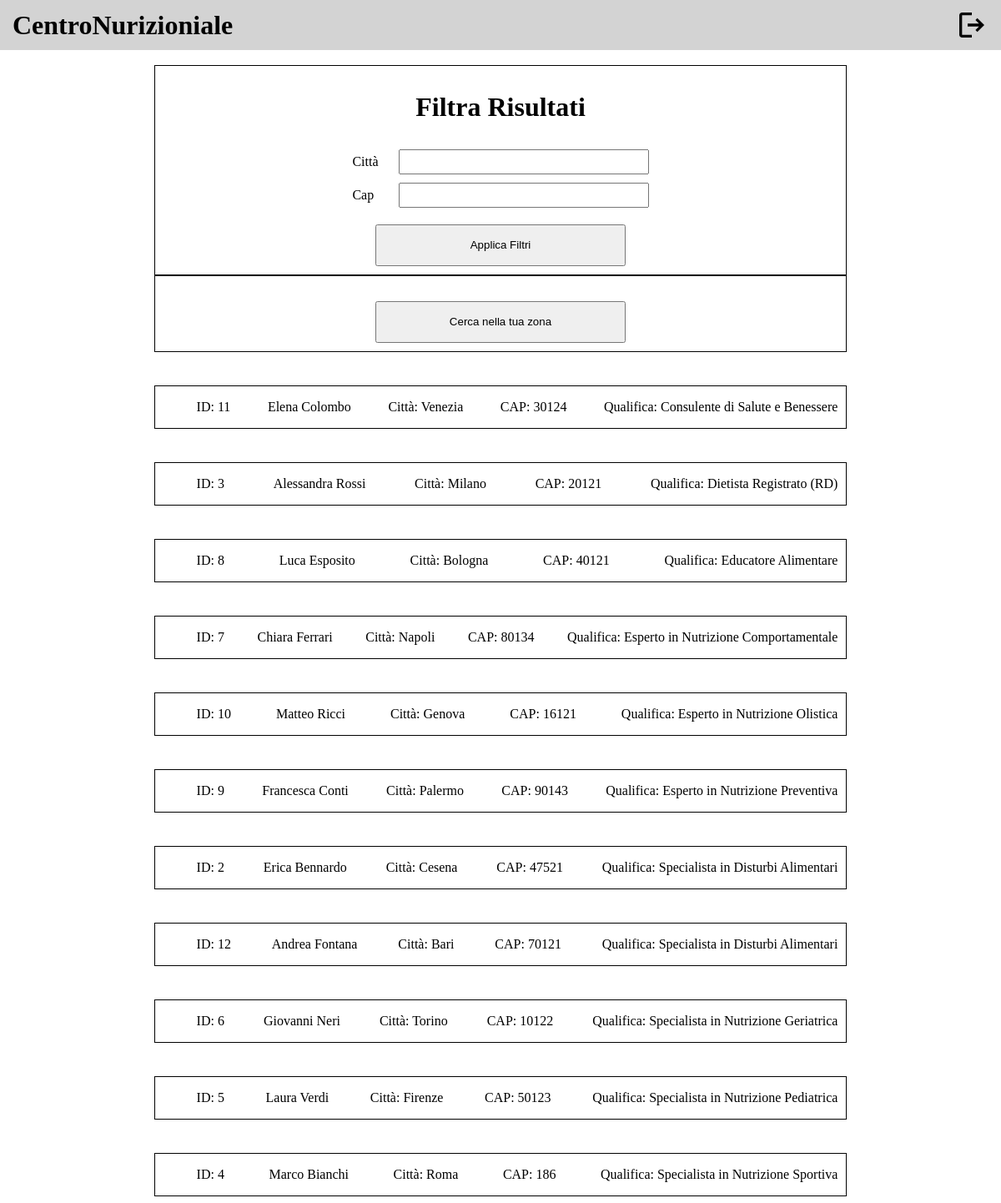
Page /public/cercaNutrizionista.php (signed in) on the committed database.
### tables this page shows
CREATE TABLE `nutrizionista` (
  `Nome` varchar(50) NOT NULL,
  `Cognome` varchar(50) NOT NULL,
  `Email` varchar(30) NOT NULL,
  `IDNutrizionista` int(11) NOT NULL,
  `Password` varchar(255) NOT NULL,
  `MediaVoti` int(11) NOT NULL
);

CREATE TABLE `possiede_q` (
  `IDNutrizionista` int(11) NOT NULL,
  `Titolo` varchar(100) NOT NULL
);

CREATE TABLE `indirizzo_prof` (
  `IDNutrizionista` int(11) NOT NULL,
  `Citta` varchar(50) NOT NULL,
  `CAP` int(11) NOT NULL,
  `Via` varchar(50) NOT NULL,
  `NCivico` int(11) NOT NULL
);

### db/database.php (called while the page is built, shortened)
<?php
require_once ("nutrizionistaTable.php");
require_once ("recensioniTable.php");
class DatabaseConnection
{
    private $nutrizionistaTable;
    private $recensioniTable;
    public function __construct($servername, $username, $password, $dbname, $port)
    {
        $this->db = new mysqli($servername, $username, $password, $dbname, $port);
        $this->nutrizionistaTable = new NutrizionistaTable($this->db);
        $this->recensioniTable = new RecensioniTable($this->db);
    }
    public function getNutrizionistaTable()
    {
        return $this->nutrizionistaTable;
    }
    public function getRecensioniTable()
    {
        return $this->recensioniTable;
    }
}

### bootstrap.php (called while the page is built, shortened)
<?php
require_once ("db/database.php");
$dbh = new DatabaseConnection("localhost", "root", "", "centronutrizionale", 3306);
?>

### db/nutrizionistaTable.php (called while the page is built, shortened)
<?php
class NutrizionistaTable
{
    private $db;
    public function __construct($db)
    {
        $this->db = $db;
    }
    public function getNutrizionistaById($id)
    {
        $stmt = $this->db->prepare("SELECT *
        FROM nutrizionista n
        JOIN informazione i ON n.IDNutrizionista = i.IDNutrizionista
        JOIN indirizzo_prof ip ON n.IDNutrizionista = ip.IDNutrizionista
        JOIN possiede_q q ON n.IDNutrizionista = q.IDNutrizionista
        WHERE n.IDNutrizionista=?");
        $stmt->bind_param('i', $id);
        $stmt->execute();
        $result = $stmt->get_result();
        return $result->fetch_all(MYSQLI_ASSOC);
    }
    public function getAllNutrizionisti()
    {
        $stmt = $this->db->prepare("SELECT *
        FROM nutrizionista n
        JOIN informazione i ON n.IDNutrizionista = i.IDNutrizionista
        JOIN indirizzo_prof ip ON n.IDNutrizionista = ip.IDNutrizionista
        JOIN possiede_q q ON n.IDNutrizionista = q.IDNutrizionista
        ");
        $stmt->execute();
        $result = $stmt->get_result();
        return $result->fetch_all(MYSQLI_ASSOC);
    }
    public function getAttualNutrizionista($idCliente)
    {
        $stmt = $this->db->prepare("SELECT
        s.Data,
        s.Ora,
        s.IDNutrizionista,
        n.Nome,
        n.Cognome,
        n.Email,
        n.MediaVoti,
        q.Titolo AS Qualifica,
        i.Esperienza,
        i.Specializzazione,
        i.Orari,
        i.Telefono,
        p.Citta,
        p.CAP,
        p.Via,
        p.NCivico
    FROM
        scelta s
    JOIN
        nutrizionista n ON s.IDNutrizionista = n.IDNutrizionista
    LEFT JOIN
        possiede_q q ON n.IDNutrizionista = q.IDNutrizionista
    LEFT JOIN
        informazione i ON n.IDNutrizionista = i.IDNutrizionista
    LEFT JOIN
        indirizzo_prof p ON n.IDNutrizionista = p.IDNutrizionista
    WHERE
        s.IDCliente = ?
    ORDER BY
        s.Data DESC,
        s.Ora DESC
    LIMIT 1;
    ");
        $stmt->bind_param('i', $idCliente);
        $stmt->execute();
        $result = $stmt->get_result();
        return $result->fetch_all(MYSQLI_ASSOC);
    }
    public function getStoricoNutrizionistiScelti($idCliente)
    {
        $stmt = $this->db->prepare("SELECT
        s.Data,
        s.Ora,
        s.IDCliente,
        s.IDNutrizionista,
        n.Nome,
        n.Cognome,
        n.Email,
        n.MediaVoti,
        q.Titolo AS Qualifica,
        i.Esperienza,
        i.Specializzazione,
        i.Orari,
        i.Telefono,
        p.Citta,
        p.CAP,
        p.Via,
        p.NCivico
    FROM
        SCELTA s
    JOIN
        NUTRIZIONISTA n ON s.IDNutrizionista = n.IDNutrizionista
    LEFT JOIN
        possiede_q q ON n.IDNutrizionista = q.IDNutrizionista
    LEFT JOIN
        INFORMAZIONE i ON n.IDNutrizionista = i.IDNutrizionista
    LEFT JOIN
        INDIRIZZO_PROF p ON n.IDNutrizionista = p.IDNutrizionista
    WHERE
        s.IDCliente = ?
    ORDER BY
        s.Data DESC,
        s.Ora DESC;
    ");
        $stmt->bind_param('i', $idCliente);
        $stmt->execute();
        $result = $stmt->get_result();
        return $result->fetch_all(MYSQLI_ASSOC);
    }
}
?>

### nutrizionista.php (called while the page is built)
<?php
require_once ("bootstrap.php");
if (isUserLoggedIn()) {
    if (!empty($id)) {
        $templateparams["nutrizionista"] = $dbh->getNutrizionistaTable()->getNutrizionistaById($id);
        $templateparams["recensioni"] = $dbh->getRecensioniTable()->getRecensioniByNutrizionistaId($id);
        $templateparams["recensioniNutrizionista"] = $dbh->getRecensioniTable()->getRecensioniECountByNutrizionistaId($id);
    }
    $templateparams["allNutrizionisti"] = $dbh->getNutrizionistaTable()->getAllNutrizionisti();
    $templateparams["nutrizionistaAttuale"] = $dbh->getNutrizionistaTable()->getAttualNutrizionista($_SESSION["id"]);
    $templateparams["storicoNutrizionisti"] = $dbh->getNutrizionistaTable()->getStoricoNutrizionistiScelti($_SESSION["id"]);
}
?>

### db/recensioniTable.php (called while the page is built, shortened)
<?php
class RecensioniTable
{
  private $db;
  public function __construct($db)
  {
    $this->db = $db;
  }
  public function getRecensioniByNutrizionistaId($idNutrizionista)
  {
    $stmt = $this->db->prepare("SELECT * FROM recensione WHERE IDNutrizionista = ?");
    $stmt->bind_param('i', $idNutrizionista);
    $stmt->execute();
    $result = $stmt->get_result();
    return $result->fetch_all(MYSQLI_ASSOC);
  }
  public function getNumeroTotaleRecensioniByNutrizionistaId($idNutrizionista)
    {
        $stmt = $this->db->prepare("SELECT COUNT(*) AS NumeroTotaleRecensioni FROM recensione WHERE IDNutrizionista = ?");
        $stmt->bind_param('i', $idNutrizionista);
        $stmt->execute();
        $result = $stmt->get_result();
        return $result->fetch_assoc();
    }
    public function getRecensioniECountByNutrizionistaId($idNutrizionista)
    {
        $recensioni = $this->getRecensioniByNutrizionistaId($idNutrizionista);
        $numeroTotaleRecensioni = $this->getNumeroTotaleRecensioniByNutrizionistaId($idNutrizionista);
        return array(
            "recensioni" => $recensioni,
            "numeroTotaleRecensioni" => $numeroTotaleRecensioni["NumeroTotaleRecensioni"]
        );
    }
}

### public/cercaNutrizionista.php (the view, shortened to what this page needs)
<!DOCTYPE html>
<html lang="en">
<head>
  <link rel="stylesheet" href="../template/components/components.css">
  <link rel="stylesheet" href="../template/header/header.css">
  <link rel="stylesheet" href="styles/cercaNutrizionista.css">
</head>
<body>
  <?php include ("../template/header/headerCliente.html");
  require ("../bootstrap.php");
  $id = $_SESSION["id"];
  require ("../nutrizionista.php");
  require ("../search.php"); ?>
  <main>
    <form action="" method="post">
      <h1>Filtra Risultati</h1>
      <div class="city">
        <label for="city">Città</label>
        <input class="txt" type="text" id="city" name="city">
      </div>
      <div class="cap">
        <label for="cap">Cap</label>
        <input class="txt" type="text" id="cap" name="cap">
      </div>
      <button class="btn">Applica Filtri</button>
    </form>
    <form action="" method="post">
      <button type="input" class="btn" name="searchNearYou">Cerca nella tua zona</button>
    </form>
    <?php if (isset($_GET["text"])) { ?>
      <br>
      <br>
      <?php echo $_GET["text"];
    } else {
      foreach ($templateparams["allNutrizionisti"] as $nutrizionista): ?>
        <div data-id="<?php echo $nutrizionista["IDNutrizionista"]; ?>" data-sceltaAttuale="<?php if ($templateparams["nutrizionistaAttuale"][0]["IDNutrizionista"] == $nutrizionista["IDNutrizionista"]) {
             echo "si";
           } else {
             echo "no";
           } ?>" class="result">
          <ul>
            <li>ID: <?php echo $nutrizionista["IDNutrizionista"]; ?></li>
            <li><?php echo $nutrizionista["Nome"], " ", $nutrizionista["Cognome"]; ?></li>
            <li>Città: <?php echo $nutrizionista["Citta"]; ?></li>
            <li>CAP: <?php echo $nutrizionista["CAP"]; ?></li>
            <li>Qualifica: <?php echo $nutrizionista["Titolo"]; ?></li>
          </ul>
        </div>
      <?php endforeach;
    } ?>
  </main>
</body>
</html>

### template/components/components.css (style rules this page uses)
body { display: flex; flex-direction: column; }
.btn { width: 100%; max-width: 300px; height: 50px; cursor: pointer; }
.txt { width: 100%; max-width: 300px; height: 30px; box-sizing: border-box; }

### template/header/header.css (style rules this page uses)
header h1 { margin: 0; }
header { display: flex; height: 60px; background-color: lightgray; justify-content: space-between; align-content:end; position: fixed; left: 0; right: 0; top: 0; }
.logout, .logo { display: flex; align-items: center; }
.logo { margin-left: 15px; }
.logout { margin-right: 15px; }
.logout img { height: 40px; }

### public/styles/cercaNutrizionista.css (style rules this page uses)
main { margin-top: 70px; display: flex; flex-direction: column; justify-content: center; align-items: center; }
form { display: flex; flex-direction: column; width: 30%; border: 1px solid black; padding: 10px 20%; }
form h1 { text-align: center; }
form div { margin-top: 10px; display: flex; justify-content: space-between; align-items: center; flex-wrap: wrap; }
form button { margin-top: 20px; align-self: flex-end; }
.result { margin-top: 40px; border: 1px solid black; width: 70%; }
.result ul { display: flex; list-style-type: none; justify-content: space-between; flex-wrap: wrap; }
.result ul li { margin: 0 10px; }
@media (max-width: 1374px) { form button { align-self: center; } }

### rows in the picture
nutrizionista: possiede_q.IDNutrizionista "11", Nome "Elena", Cognome "Colombo", indirizzo_prof.Citta "Venezia", indirizzo_prof.CAP "30124", possiede_q.Titolo "Consulente di Salute e Benessere"
nutrizionista: possiede_q.IDNutrizionista "3", Nome "Alessandra", Cognome "Rossi", indirizzo_prof.Citta "Milano", indirizzo_prof.CAP "20121", possiede_q.Titolo "Dietista Registrato (RD)"
nutrizionista: possiede_q.IDNutrizionista "8", Nome "Luca", Cognome "Esposito", indirizzo_prof.Citta "Bologna", indirizzo_prof.CAP "40121", possiede_q.Titolo "Educatore Alimentare"
nutrizionista: possiede_q.IDNutrizionista "7", Nome "Chiara", Cognome "Ferrari", indirizzo_prof.Citta "Napoli", indirizzo_prof.CAP "80134", possiede_q.Titolo "Esperto in Nutrizione Comportamentale"
nutrizionista: possiede_q.IDNutrizionista "10", Nome "Matteo", Cognome "Ricci", indirizzo_prof.Citta "Genova", indirizzo_prof.CAP "16121", possiede_q.Titolo "Esperto in Nutrizione Olistica"
nutrizionista: possiede_q.IDNutrizionista "9", Nome "Francesca", Cognome "Conti", indirizzo_prof.Citta "Palermo", indirizzo_prof.CAP "90143", possiede_q.Titolo "Esperto in Nutrizione Preventiva"
nutrizionista: possiede_q.IDNutrizionista "2", Nome "Erica", Cognome "Bennardo", indirizzo_prof.Citta "Cesena", indirizzo_prof.CAP "47521", possiede_q.Titolo "Specialista in Disturbi Alimentari"
nutrizionista: possiede_q.IDNutrizionista "12", Nome "Andrea", Cognome "Fontana", indirizzo_prof.Citta "Bari", indirizzo_prof.CAP "70121", possiede_q.Titolo "Specialista in Disturbi Alimentari"
nutrizionista: possiede_q.IDNutrizionista "6", Nome "Giovanni", Cognome "Neri", indirizzo_prof.Citta "Torino", indirizzo_prof.CAP "10122", possiede_q.Titolo "Specialista in Nutrizione Geriatrica"
nutrizionista: possiede_q.IDNutrizionista "5", Nome "Laura", Cognome "Verdi", indirizzo_prof.Citta "Firenze", indirizzo_prof.CAP "50123", possiede_q.Titolo "Specialista in Nutrizione Pediatrica"
nutrizionista: possiede_q.IDNutrizionista "4", Nome "Marco", Cognome "Bianchi", indirizzo_prof.Citta "Roma", indirizzo_prof.CAP "186", possiede_q.Titolo "Specialista in Nutrizione Sportiva"
